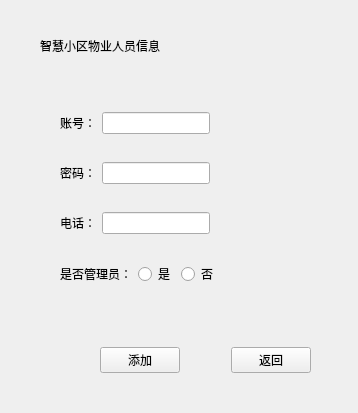
<?xml version="1.0" encoding="UTF-8"?>
<ui version="4.0">
 <class>WorkerInfo</class>
 <widget class="QWidget" name="WorkerInfo">
  <property name="geometry">
   <rect>
    <x>0</x>
    <y>0</y>
    <width>358</width>
    <height>413</height>
   </rect>
  </property>
  <property name="windowTitle">
   <string>添加物业工作人员</string>
  </property>
  <widget class="QLabel" name="titlelabel">
   <property name="geometry">
    <rect>
     <x>40</x>
     <y>30</y>
     <width>271</width>
     <height>31</height>
    </rect>
   </property>
   <property name="styleSheet">
    <string notr="true">font: 65 20pt &quot;Levenim MT&quot;;</string>
   </property>
   <property name="text">
    <string>智慧小区物业人员信息</string>
   </property>
  </widget>
  <widget class="QWidget" name="layoutWidget">
   <property name="geometry">
    <rect>
     <x>60</x>
     <y>90</y>
     <width>251</width>
     <height>221</height>
    </rect>
   </property>
   <layout class="QVBoxLayout" name="verticalLayout">
    <item>
     <layout class="QHBoxLayout" name="horizontalLayout">
      <item>
       <widget class="QLabel" name="label">
        <property name="text">
         <string>账号：</string>
        </property>
       </widget>
      </item>
      <item>
       <widget class="QLineEdit" name="worknumlineEdit"/>
      </item>
      <item>
       <spacer name="horizontalSpacer">
        <property name="orientation">
         <enum>Qt::Horizontal</enum>
        </property>
        <property name="sizeHint" stdset="0">
         <size>
          <width>40</width>
          <height>20</height>
         </size>
        </property>
       </spacer>
      </item>
     </layout>
    </item>
    <item>
     <layout class="QHBoxLayout" name="horizontalLayout_2">
      <item>
       <widget class="QLabel" name="label_2">
        <property name="text">
         <string>密码：</string>
        </property>
       </widget>
      </item>
      <item>
       <widget class="QLineEdit" name="workpasslineEdit"/>
      </item>
      <item>
       <spacer name="horizontalSpacer_2">
        <property name="orientation">
         <enum>Qt::Horizontal</enum>
        </property>
        <property name="sizeHint" stdset="0">
         <size>
          <width>40</width>
          <height>20</height>
         </size>
        </property>
       </spacer>
      </item>
     </layout>
    </item>
    <item>
     <layout class="QHBoxLayout" name="horizontalLayout_3">
      <item>
       <widget class="QLabel" name="label_3">
        <property name="text">
         <string>电话：</string>
        </property>
       </widget>
      </item>
      <item>
       <widget class="QLineEdit" name="workphonelineEdit"/>
      </item>
      <item>
       <spacer name="horizontalSpacer_3">
        <property name="orientation">
         <enum>Qt::Horizontal</enum>
        </property>
        <property name="sizeHint" stdset="0">
         <size>
          <width>40</width>
          <height>20</height>
         </size>
        </property>
       </spacer>
      </item>
     </layout>
    </item>
    <item>
     <layout class="QHBoxLayout" name="horizontalLayout_4">
      <item>
       <widget class="QLabel" name="label_4">
        <property name="text">
         <string>是否管理员：</string>
        </property>
       </widget>
      </item>
      <item>
       <widget class="QRadioButton" name="yesradioButton">
        <property name="text">
         <string>是</string>
        </property>
       </widget>
      </item>
      <item>
       <widget class="QRadioButton" name="noradioButton">
        <property name="text">
         <string>否</string>
        </property>
       </widget>
      </item>
      <item>
       <spacer name="horizontalSpacer_4">
        <property name="orientation">
         <enum>Qt::Horizontal</enum>
        </property>
        <property name="sizeHint" stdset="0">
         <size>
          <width>40</width>
          <height>20</height>
         </size>
        </property>
       </spacer>
      </item>
     </layout>
    </item>
   </layout>
  </widget>
  <widget class="QWidget" name="">
   <property name="geometry">
    <rect>
     <x>100</x>
     <y>340</y>
     <width>211</width>
     <height>41</height>
    </rect>
   </property>
   <layout class="QHBoxLayout" name="horizontalLayout_5">
    <item>
     <widget class="QPushButton" name="AddActBtn">
      <property name="text">
       <string>添加</string>
      </property>
     </widget>
    </item>
    <item>
     <spacer name="horizontalSpacer_5">
      <property name="orientation">
       <enum>Qt::Horizontal</enum>
      </property>
      <property name="sizeHint" stdset="0">
       <size>
        <width>40</width>
        <height>20</height>
       </size>
      </property>
     </spacer>
    </item>
    <item>
     <widget class="QPushButton" name="ReturnBtn">
      <property name="text">
       <string>返回</string>
      </property>
     </widget>
    </item>
   </layout>
  </widget>
 </widget>
 <resources/>
 <connections/>
</ui>
